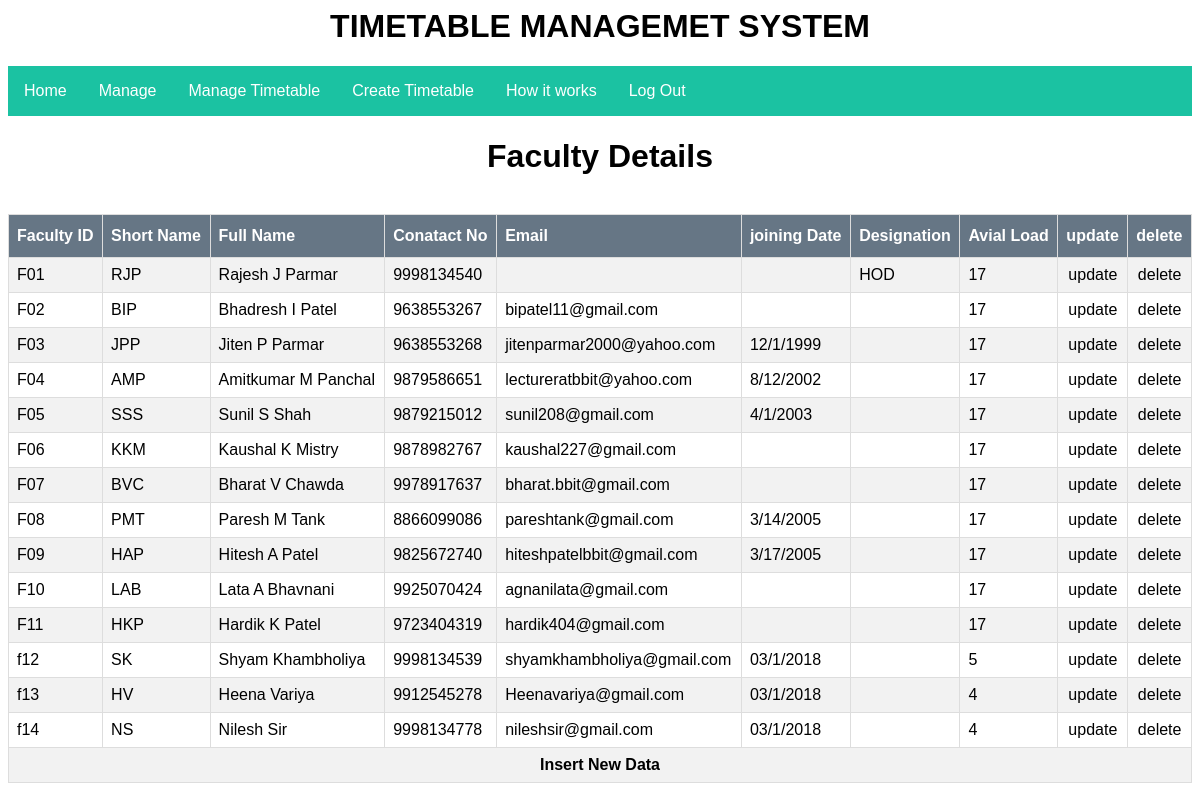
Page /form/facultyview.php on the committed database.
### tables this page shows
CREATE TABLE IF NOT EXISTS `faculty` (
  `fid` char(4) NOT NULL,
  `sname` char(10) NOT NULL,
  `fullname` varchar(40) DEFAULT NULL,
  `contact_no` bigint(20) NOT NULL,
  `email_id` varchar(30) NOT NULL,
  `joining_date` char(30) NOT NULL,
  `designation` varchar(30) DEFAULT NULL,
  `total_load` int(2) NOT NULL,
  `avail_load` int(2) NOT NULL,
  PRIMARY KEY (`fid`)
);

### form/facultyview.php (the view, shortened to what this page needs)
<html>
<head>
<link rel="stylesheet" type="text/css" href="table.css">
<link rel="stylesheet" type="text/css" href="../css/main.css"></head>
<body>
<?php
  include'menu.php';
  ?>
<center>
<h1>Faculty Details</h1>
<br>
<table border="1" id="div">
<tr>
	<th>Faculty ID</th>
	<th>Short Name</th>
	<th>Full Name</th>
	<th>Conatact No</th>
	<th>Email</th>
	<th>joining Date</th>
	<th>Designation</th>
	<th>Avial Load</th>
	<th>update</th>
	<th>delete</th>
</tr>
<?php
	include'connect.php';
	$query="select * from faculty where fid not in ('000','001')";
	$cmd=mysqli_query($con,$query);
	while($row=mysqli_fetch_array($cmd))
	{?>
		<tr>
			<td><?php echo $row['fid'] ?> </td>
			<td><?php echo $row['sname'] ?> </td>
			<td><?php echo $row['fullname'] ?> </td>
			<td><?php echo $row['contact_no'] ?> </td>
			<td><?php echo $row['email_id'] ?> </td>
			<td><?php echo $row['joining_date'] ?> </td>
			<td><?php echo $row['designation'] ?> </td>
			<td><?php echo $row['total_load'] ?> </td>
			<td id="update"><a href="facultyupdate.php?id=<?php echo $row['fid']; ?>">update</a></td>
			<td id="delete"><a href="facultydel.php?id=<?php echo $row['fid']; ?>">delete</a></td>
		</tr>
	<?php } ?>
<tr>
<td colspan=10><center><b><a href="facultyhtm.php">Insert New Data</a></b></center></td>
</tr>
</table>
</center>
</body>
</html>

### form/table.css (style rules this page uses)
#div { font-family: "Trebuchet MS", Arial, Helvetica, sans-serif; border-collapse: collapse; width: 100%; }
#div td,#div th { border: 1px solid #ddd; padding: 8px; }
#div tr:nth-child(even) { background-color: #f2f2f2; }
#div th { padding-top: 12px; padding-bottom: 12px; text-align: left; background-color: #33485dbf; color: white; }
a { color: black; text-decoration: none; }
#update { text-align: center; }
#delete { color: black; text-align: center; }
* { box-sizing: border-box; }

### css/main.css (style rules this page uses)
body { font-family: Arial, Helvetica, sans-serif; }
* { box-sizing: border-box; }

### rows in the picture
faculty: fid "F01", sname "RJP", fullname "Rajesh J Parmar", contact_no "9998134540", designation "HOD", total_load "17"
faculty: fid "F02", sname "BIP", fullname "Bhadresh I Patel", contact_no "9638553267", email "bipatel11@gmail.com", total_load "17"
faculty: fid "F03", sname "JPP", fullname "Jiten P Parmar", contact_no "9638553268", email "jitenparmar2000@yahoo.com", joining_date "12/1/1999", total_load "17"
faculty: fid "F04", sname "AMP", fullname "Amitkumar M Panchal", contact_no "9879586651", email "lectureratbbit@yahoo.com", joining_date "8/12/2002", total_load "17"
faculty: fid "F05", sname "SSS", fullname "Sunil S Shah", contact_no "9879215012", email "sunil208@gmail.com", joining_date "4/1/2003", total_load "17"
faculty: fid "F06", sname "KKM", fullname "Kaushal K Mistry", contact_no "9878982767", email "kaushal227@gmail.com", total_load "17"
faculty: fid "F07", sname "BVC", fullname "Bharat V Chawda", contact_no "9978917637", email "bharat.bbit@gmail.com", total_load "17"
faculty: fid "F08", sname "PMT", fullname "Paresh M Tank", contact_no "8866099086", email "pareshtank@gmail.com", joining_date "3/14/2005", total_load "17"
faculty: fid "F09", sname "HAP", fullname "Hitesh A Patel", contact_no "9825672740", email "hiteshpatelbbit@gmail.com", joining_date "3/17/2005", total_load "17"
faculty: fid "F10", sname "LAB", fullname "Lata A Bhavnani", contact_no "9925070424", email "agnanilata@gmail.com", total_load "17"
faculty: fid "F11", sname "HKP", fullname "Hardik K Patel", contact_no "9723404319", email "hardik404@gmail.com", total_load "17"
faculty: fid "f12", sname "SK", fullname "Shyam Khambholiya", contact_no "9998134539", email "shyamkhambholiya@gmail.com", joining_date "03/1/2018", total_load "5"
faculty: fid "f13", sname "HV", fullname "Heena Variya", contact_no "9912545278", email "Heenavariya@gmail.com", joining_date "03/1/2018", total_load "4"
faculty: fid "f14", sname "NS", fullname "Nilesh Sir", contact_no "9998134778", email "nileshsir@gmail.com", joining_date "03/1/2018", total_load "4"
